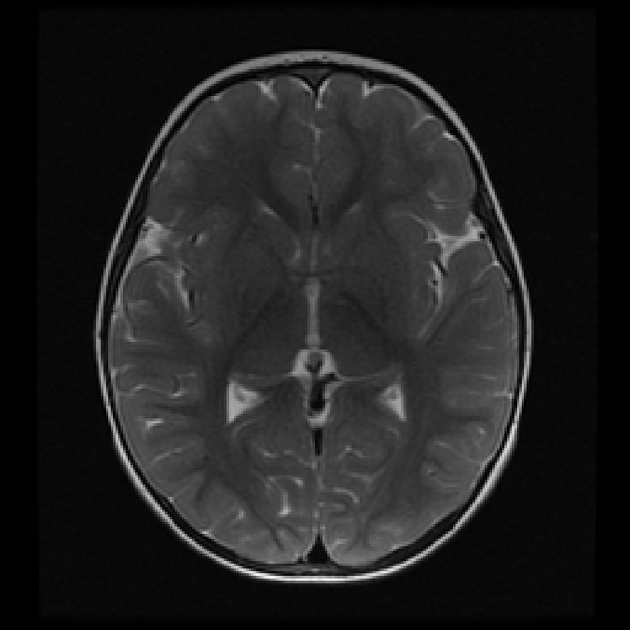
#> input picture uploads/2_no.jpeg, 630 x 630 px
$ python -i preprocessing.py   (imports and definitions only)
#> lines starting #> are read from the running program, lines starting #| are printed output that depends on the picture; after the words box and inside, x2 and y2 are one past the last pixel; in counts of white or black regions, pixels touching at a corner belong together
#> in preprocess_image, img_bgr is the input picture: shape (630, 630, 3); min 0, max 255, mean 32.1
"""
Brain MRI Preprocessing Pipeline
Contains skull-stripping (morphological boundary extraction) and tensor normalization.
"""
import os
import cv2
import numpy as np
from PIL import Image
from typing import Union, Tuple, Optional


def crop_brain_tumor(image: np.ndarray) -> np.ndarray:
    """
    Isolates brain parenchyma and strips cranial margins using
    morphological thresholding, erosion/dilation, and contour bounding.

    Args:
        image: BGR or RGB image as numpy array.

    Returns:
        Cropped numpy array containing the brain region of interest.
    """
    if image is None or not isinstance(image, np.ndarray) or image.size == 0:
        raise ValueError("Invalid image provided to crop_brain_tumor.")

    # Convert to grayscale
    if len(image.shape) == 3 and image.shape[2] == 3:
        gray = cv2.cvtColor(image, cv2.COLOR_BGR2GRAY)
    elif len(image.shape) == 2:
        gray = image
    else:
        gray = cv2.cvtColor(image, cv2.COLOR_RGBA2GRAY)

    # 5x5 Gaussian blur to attenuate noise
    blurred = cv2.GaussianBlur(gray, (5, 5), 0)

    # Empirical binarization (tau = 45)
    _, thresh = cv2.threshold(blurred, 45, 255, cv2.THRESH_BINARY)
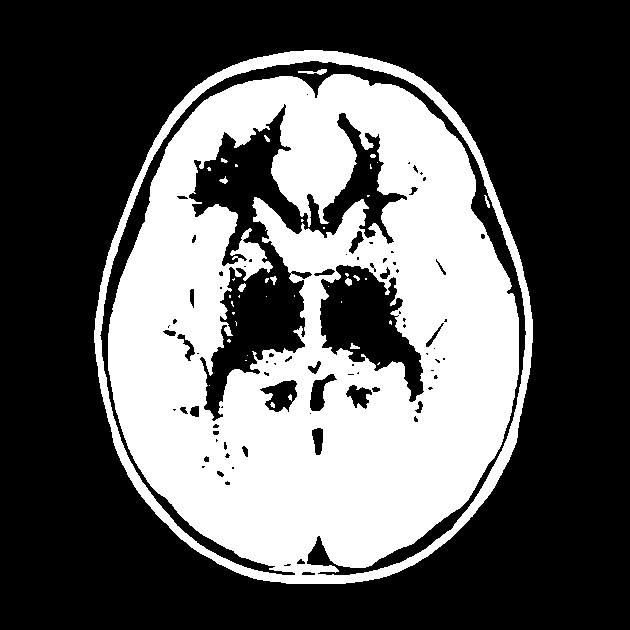
#> thresh: shape (630, 630); 36.3% white; 40 white regions (27 under 20 px), largest, box (x1, y1, x2, y2) and area: (94, 50, 533, 584) 143381, (298, 69, 327, 75) 85, (238, 283, 246, 292) 44

    # 2x erosion followed by 2x dilation to clean noise and restore margins
    thresh = cv2.erode(thresh, None, iterations=2)
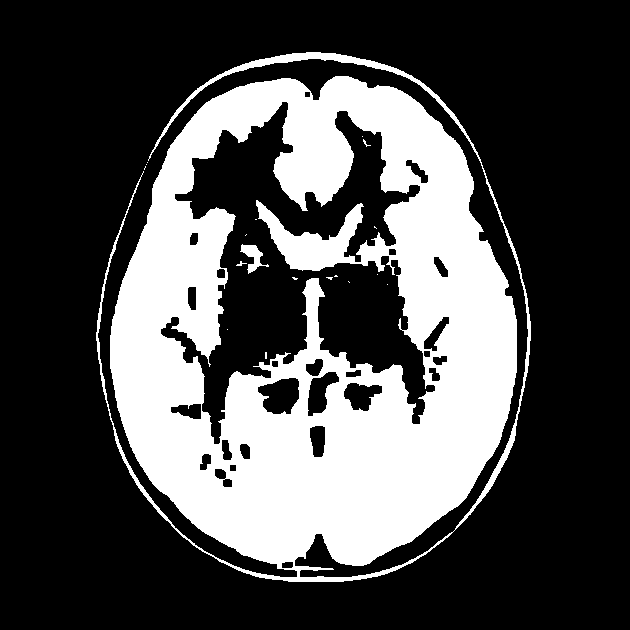
#> thresh: shape (630, 630); 30.1% white; 19 white regions (16 under 20 px), largest, box (x1, y1, x2, y2) and area: (96, 52, 531, 582) 119121, (240, 244, 269, 274) 339, (236, 261, 247, 266) 22
    thresh = cv2.dilate(thresh, None, iterations=2)
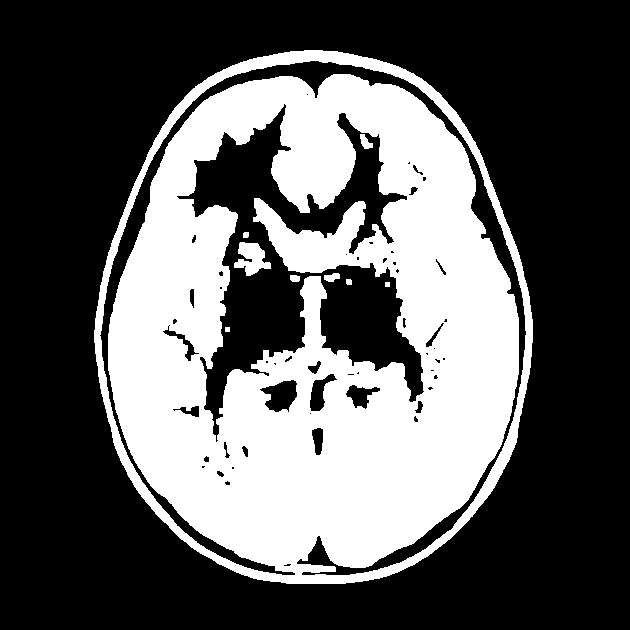
#> thresh: shape (630, 630); 35.7% white; 9 white regions

    # Contour extraction (Suzuki-Abe algorithm)
    contours, _ = cv2.findContours(thresh.copy(), cv2.RETR_EXTERNAL, cv2.CHAIN_APPROX_SIMPLE)
#> contours = 1 contour; box (x1, y1, x2, y2) and area: (94, 50, 533, 584) 184898
    if not contours:
        return image

    # Largest contour corresponds to intracranial parenchyma
    c = max(contours, key=cv2.contourArea)
#> c = contour of 706 points, box (x1, y1, x2, y2) (94, 50, 533, 584), area 184898

    # Find extreme cardinal points
    ext_left = tuple(c[c[:, :, 0].argmin()][0])
#> ext_left = (94, 330)
    ext_right = tuple(c[c[:, :, 0].argmax()][0])
#> ext_right = (532, 342)
    ext_top = tuple(c[c[:, :, 1].argmin()][0])
#> ext_top = (304, 50)
    ext_bottom = tuple(c[c[:, :, 1].argmax()][0])
#> ext_bottom = (286, 583)

    # Crop with safety checks
    ymin, ymax = ext_top[1], ext_bottom[1]
#> ymin = 50; ymax = 583
    xmin, xmax = ext_left[0], ext_right[0]
#> xmin = 94; xmax = 532

    # Ensure valid bounding box with minimum dimensions
    if (ymax - ymin < 20) or (xmax - xmin < 20):
        return image

    cropped = image[ymin:ymax, xmin:xmax]
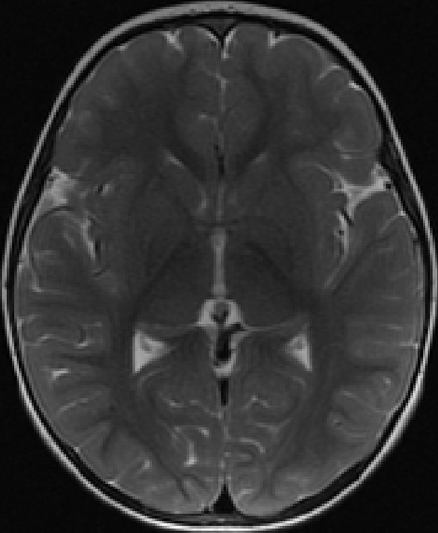
#> cropped: shape (533, 438, 3); min 0, max 255, mean 50.8
    if cropped.size == 0:
        return image

    return cropped


def preprocess_image(
    image_input: Union[str, np.ndarray, Image.Image],
    target_size: Tuple[int, int] = (120, 120)
) -> Tuple[np.ndarray, np.ndarray]:
    """
    Full clinical preprocessing pipeline:
    1. Ingestion from path, numpy array, or PIL image.
    2. Morphological skull-stripping (crop_brain_tumor).
    3. Resizing to target_size via bicubic interpolation.
    4. Min-max normalization [0.0, 1.0].
    5. Batch dimension expansion.

    Returns:
        tensor: np.ndarray of shape (1, H, W, 3) normalized to [0, 1].
        cropped_rgb: np.ndarray of cropped image in RGB for UI display.
    """
    if isinstance(image_input, str):
        if not os.path.exists(image_input):
            raise FileNotFoundError(f"Image not found at path: {image_input}")
        img_bgr = cv2.imread(image_input)
        if img_bgr is None:
            raise ValueError(f"Unable to read image file: {image_input}")
        img_rgb = cv2.cvtColor(img_bgr, cv2.COLOR_BGR2RGB)
    elif isinstance(image_input, Image.Image):
        img_rgb = np.array(image_input.convert("RGB"))
    elif isinstance(image_input, np.ndarray):
        if len(image_input.shape) == 2:
            img_rgb = cv2.cvtColor(image_input, cv2.COLOR_GRAY2RGB)
        elif image_input.shape[2] == 4:
            img_rgb = cv2.cvtColor(image_input, cv2.COLOR_RGBA2RGB)
        else:
            img_rgb = image_input.copy()
    else:
        raise TypeError(f"Unsupported image input type: {type(image_input)}")

    # Apply morphological skull stripping
    # Convert RGB to BGR for cv2 operations inside crop_brain_tumor
    img_bgr = cv2.cvtColor(img_rgb, cv2.COLOR_RGB2BGR)
    cropped_bgr = crop_brain_tumor(img_bgr)
    cropped_rgb = cv2.cvtColor(cropped_bgr, cv2.COLOR_BGR2RGB)

    # Bicubic resizing for feature fidelity
    resized = cv2.resize(cropped_rgb, target_size, interpolation=cv2.INTER_CUBIC)
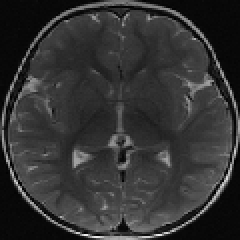
#> resized: shape (120, 120, 3) (shown 2 times larger); min 0, max 242, mean 50.9

    # Min-max intensity scaling
    normalized = resized.astype(np.float32) / 255.0

    # Expand batch dimension
    tensor = np.expand_dims(normalized, axis=0)

    return tensor, cropped_rgb

>>> result = preprocess_image('../uploads/2_no.jpeg')

$ run again, on uploads/Y2.jpg
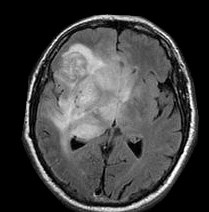
#> input picture uploads/Y2.jpg, 209 x 212 px
#> in preprocess_image, img_bgr is the input picture: shape (212, 209, 3); min 0, max 255, mean 63.8
#> in crop_brain_tumor, `thresh = cv2.dilate(thresh, None, iterations=2)`:
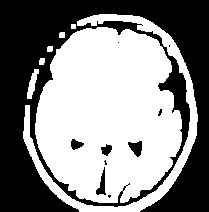
#> thresh: shape (212, 209); 53.4% white; 10 black regions (5 under 20 px)
#> contours = 7 contours, 1 with area under 20; largest, box (x1, y1, x2, y2) and area: (35, 27, 182, 203) 19850, (23, 14, 198, 212) 3258, (27, 69, 39, 99) 141, (39, 58, 45, 65) 27, (59, 32, 65, 38) 24, (47, 46, 53, 52) 24
#> c = contour of 276 points, box (x1, y1, x2, y2) (35, 27, 182, 203), area 19850
#> ext_left = (35, 123)
#> ext_right = (181, 141)
#> ext_top = (97, 27)
#> ext_bottom = (98, 202)
#> ymin = 27; ymax = 202
#> xmin = 35; xmax = 181
#> in preprocess_image, `resized = cv2.resize(cropped_rgb, target_size, interpolation=cv2.INTER..`:
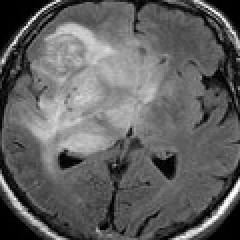
#> resized: shape (120, 120, 3) (shown 2 times larger); min 0, max 255, mean 96.9

$ run again, on uploads/Y22.jpg
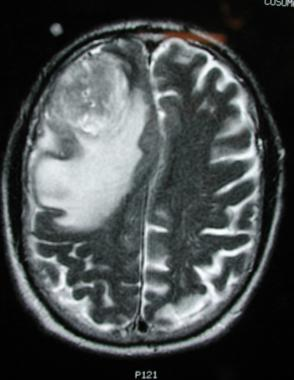
#> input picture uploads/Y22.jpg, 294 x 380 px
#> in preprocess_image, img_bgr is the input picture: shape (380, 294, 3); mean B, G, R 77.3, 76.7, 72.1
#> in crop_brain_tumor, `thresh = cv2.dilate(thresh, None, iterations=2)`:
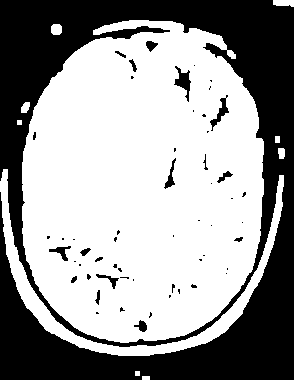
#> thresh: shape (380, 294); 60.5% white; 56 black regions (39 under 20 px)
#> contours = 10 contours, 2 with area under 20; largest, box (x1, y1, x2, y2) and area: (22, 20, 264, 343) 63059, (0, 169, 284, 356) 4569, (273, 0, 294, 7) 99, (51, 24, 62, 35) 92, (21, 102, 30, 113) 60, (278, 148, 285, 159) 54, (275, 136, 280, 143) 24, (142, 376, 150, 380) 21
#> c = contour of 455 points, box (x1, y1, x2, y2) (22, 20, 264, 343), area 63059
#> ext_left = (22, 162)
#> ext_right = (263, 194)
#> ext_top = (129, 20)
#> ext_bottom = (120, 342)
#> ymin = 20; ymax = 342
#> xmin = 22; xmax = 263
#> in preprocess_image, `resized = cv2.resize(cropped_rgb, target_size, interpolation=cv2.INTER..`:
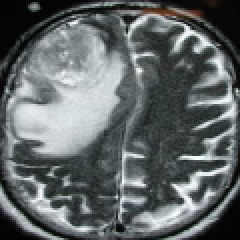
#> resized: shape (120, 120, 3) (shown 2 times larger); mean R, G, B 97, 103.2, 104
